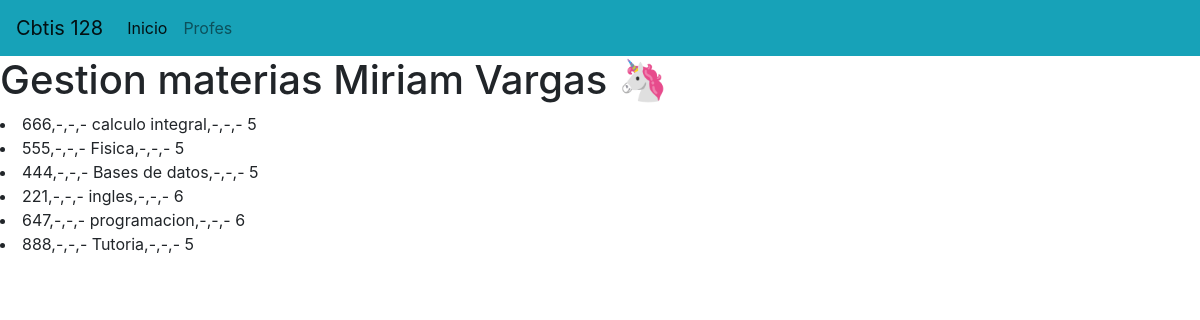
The page / on the database its author committed.
### materia_app/models.py (models this page shows, shortened)
class Materia(models.Model):
    codigo=models.CharField(primary_key=True,max_length=6)
    nombre=models.CharField(max_length=100)
    creditos=models.PositiveSmallIntegerField()

### materia_app/views.py (the view)
# urls.py: path("",views.inicio_vista,name="views.inicio_vista")
def inicio_vista(request):
    listadoMaterias=Materia.objects.all()
    return render(request,"gestionarMateria.html",{"lasmaterias":listadoMaterias})

### materia_app/templates/gestionarMateria.html (shortened to what this page needs)
{% extends "base.html" %}
{% block cuerpo %}
<h1> Gestion materias Miriam Vargas 🦄</h1>
{% for m in lasmaterias %}
<li> {{m.codigo}},-,-,- {{m.nombre}},-,-,- {{m.creditos}} </li>
{% endfor %}
{% endblock %}

### materia_app/templates/base.html (shortened to what this page needs)
<!DOCTYPE html>
<html lang="en">
    <head>
        <link rel="stylesheet" href="https://cdn.jsdelivr.net/npm/bootstrap@4.3.1/dist/css/bootstrap.min.css">
    </head>
    <body>
<nav class="navbar navbar-expand-lg navbar-light bg-info">
<a class="navbar-brand" href="#">Cbtis 128</a>
    <div class="collapse navbar-collapse" id="navbarNav">
        <ul class="navbar-nav">
        <li class="nav-item active">
            <a class="nav-link" href="#">Inicio <span class="sr-only">(current)</span></a>
        </li>
        <li class="nav-item">
            <a class="nav-link" href="#">Profes</a>
        </li>
        </ul>
    </div>
    </nav>
        {% block cuerpo %} {% endblock %}
    </body>
</html>

### rows shown on the page
Materia: codigo "666", nombre "calculo integral", creditos "5"
Materia: codigo "555", nombre "Fisica", creditos "5"
Materia: codigo "444", nombre "Bases de datos", creditos "5"
Materia: codigo "221", nombre "ingles", creditos "6"
Materia: codigo "647", nombre "programacion", creditos "6"
Materia: codigo "888", nombre "Tutoria", creditos "5"
